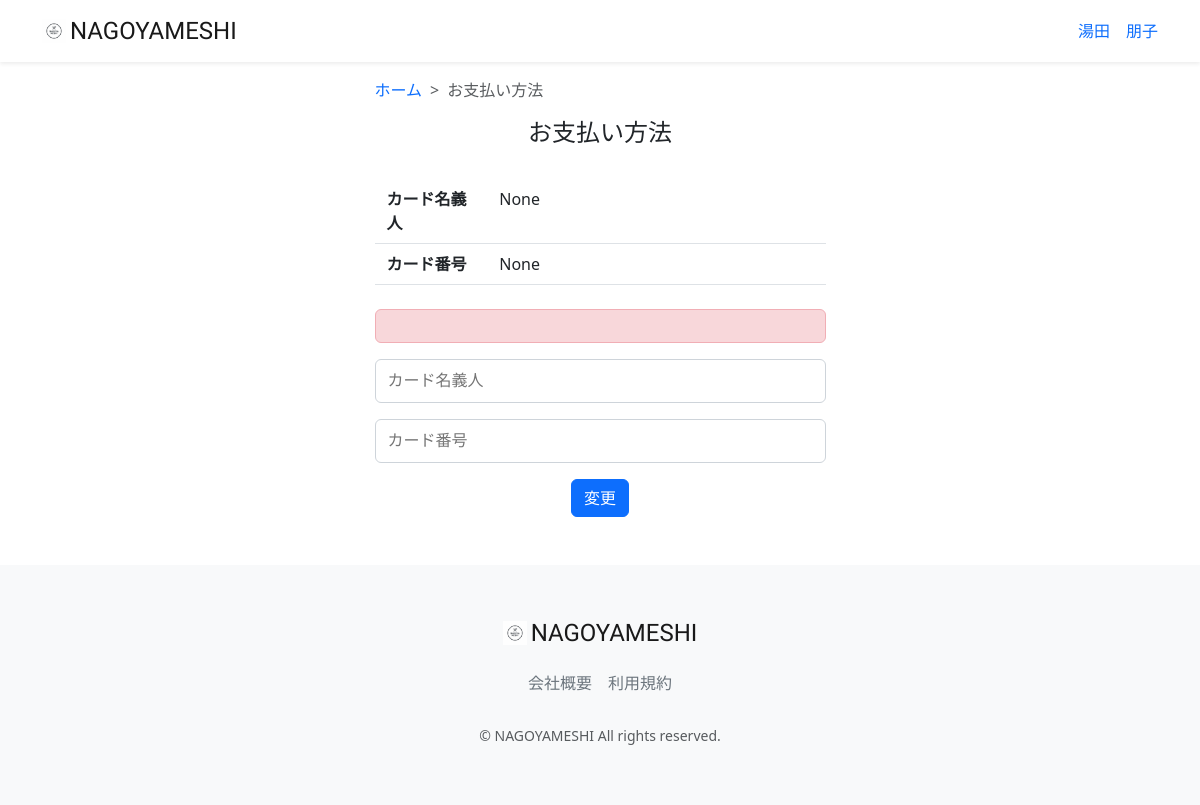
Screenshot of /accounts/subscribe-payment/ (signed in) with the database file from the repository.
### accounts/models.py (models this page shows, shortened)
class CustomUser(AbstractUser):
    user_name = models.CharField(max_length=128, null=True, blank=True,verbose_name='ユーザー名前')
    hurigana = models.CharField(max_length=128, null=True, blank=True,verbose_name='フリガナ')
    zip_code = models.CharField(max_length=16, null=True, blank=True,verbose_name='郵便番号')
    address = models.CharField(max_length=255, null=True, blank=True,verbose_name='住所')
    phone_number = models.CharField(max_length=20, null=True, blank=True,verbose_name='電話番号')
    birthday = models.CharField(max_length=20, null=True, blank=True,verbose_name='誕生日')
    job = models.CharField(max_length=255, null=True, blank=True,verbose_name='職業')
    is_subscribed = models.BooleanField(default=False, verbose_name='有料会員')
    card_name = models.CharField(max_length=128, null=True, blank=True,verbose_name='カード名義')
    card_number = models.CharField(max_length=128, null=True, blank=True,verbose_name='カード番号')
    class Meta:
        verbose_name_plural = 'CustomUser'

### accounts/views.py (the view, shortened to what this page needs)
# urls.py: path("subscribe-payment/", views.SubscribePaymentView.as_view(),name="subscribe_payment"),
class SubscribePaymentView(View):
    template = 'subscribe/subscribe_payment.html'
    def get(self, request):
        user_id = request.user.id
        user = models.CustomUser.objects.get(id=user_id)
        context = {'user': user}
        return render(self.request, self.template, context)

### accounts/templates/subscribe/subscribe_payment.html (shortened to what this page needs)
{% extends "layout/base.html" %}
{% load static %}
{% block content %}
<main>
  <div class="container nagoyameshi-container pb-5">
    <div class="row justify-content-center">
      <div class="col-xl-5 col-lg-6 col-md-8">
        <nav class="my-3" style="--bs-breadcrumb-divider: '>';" aria-label="breadcrumb">
          <ol class="breadcrumb mb-0">
            <li class="breadcrumb-item"><a href="{% url 'top_page' %}">ホーム</a></li>
            <li class="breadcrumb-item active" aria-current="page">お支払い方法</li>
          </ol>
        </nav>
        <h1 class="mb-3 text-center" id="test">お支払い方法</h1>
          <div class="container mb-4"><br/>
            <div class="row pb-2 mb-2 border-bottom">
              <div class="col-3">
                <span class="fw-bold">カード名義人</span>
              </div>
                <div class="col">
                  <span>{{ user.card_name }}</span>
                </div>
            </div>
            <div class="row pb-2 mb-2 border-bottom">
              <div class="col-3">
                <span class="fw-bold">カード番号</span>
              </div>
                <div class="col">
                  <span>{{ user.card_number }}</span>
                </div>
            </div>
          </div>
          <div class="alert alert-danger card-error" id="card-error" role="alert">
          </div>
            <form id="card-form" method="post" enctype='multipart/form-data'>
              <input class="card-holder-name mb-3" id="card-holder-name" name="card_name" type="text" placeholder="カード名義人" required>
              <input class="card-holder-name mb-3" id="card-holder-number" name="card_number" type="text" placeholder="カード番号" required>
              <div class="d-flex justify-content-center">
                <button class="btn btn-primary text-white shadow-smw-50" id="card-button">変更</button>
              </div>
            </form>
          </div>
        </div>
      </div>
    </div>
{% endblock %}

### restaurant/templates/layout/base.html (shortened to what this page needs)
{% load static %}
<!DOCTYPE html>
<html lang="ja">
  <head>
      <link href="https://cdn.jsdelivr.net/npm/bootstrap@5.3.3/dist/css/bootstrap.min.css" rel="stylesheet">
      <link href="{% static 'css/nagoyameshi.css' %}" rel="stylesheet">
  </head>
  <body>
    <div id="app" class="wrapper">
      <nav class="navbar navbar-expand-md navbar-light bg-white shadow-sm">
        <div class="container nagoyameshi-container">
          <a class="navbar-brand app-name" href="{% url 'top_page' %}">
            <div class="d-flex align-items-center">
              <img class="nagoyameshi-logo me-1" src="{% static 'images/logo/logo.png' %}" alt="nagoyameshi">NAGOYAMESHI</div>
          </a>
          <div class="collapse navbar-collapse" id="navbarSupportedContent">
            <ul class="navbar-nav ms-auto">
              {% if user.is_subscribed %}
                <li class="nav-item dropdown">
                  <a id="navbarDropdown" class="nav-linkdropdown-toggle" href="#" role="button" data-bs-toggle="dropdown" aria-haspopup="true" aria-expanded="false" v-pre>{{ user.user_name }}</a>
                  <div class="dropdown-menu dropdown-menu-end" aria-labelledby="navbarDropdown">
                    <a class="dropdown-item"  href="{% url 'user_detail' user.id %}">会員情報</a>
                    <a class="dropdown-item" href="{% url 'reservation_list' %}">予約一覧</a>
                    <a class="dropdown-item" href="{% url 'favorite_list' %}">お気に入り一覧</a>
                    <a class="dropdown-item"  href="{% url 'subscribe_payment' %}">お支払い方法</a>
                    <a class="dropdown-item" href="{% url 'subscribe_cancel' %}">有料プラン解約</a>
                    <div class="dropdown-divider"></div>
                    <a class="dropdown-item" href="{% url 'account_logout' %}">ログアウト</a>
                  </div>
                </li>
              {% else %}
                {% if user.is_authenticated %}
                  <li class="nav-item dropdown">
                    <a id="navbarDropdown" class="nav-linkdropdown-toggle" href="#" role="button" data-bs-toggle="dropdown" aria-haspopup="true" aria-expanded="false" v-pre>{{ user.user_name }}</a>
            </li>
                  {% endif %}
                  {% endif %}
            </ul>
          </div>
        </div>
      </nav>
    {% block content %}
    {% endblock %}
      <footer class="bg-light">
        <div class="d-flex justify-content-center footer-logo">
            <a class="navbar-brand app-name" href="{% url 'top_page' %}">
              <div class="d-flex align-items-center"><img class="nagoyameshi-logo me-1" src="{% static 'images/logo/logo.png' %}" alt="nagoyameshi">NAGOYAMESHI</div>
            </a>
        </div>
        <div class="d-flex justify-content-center footer-link">
          <a href="{% url 'company_page' %}" class="link-secondary me-3">会社概要</a>
          <a href="{% url 'terms_page' %}" class="link-secondary">利用規約</a>
        </div>
        <p class="text-center text-muted small mb-0">&copy; NAGOYAMESHI All rights reserved.</p>
      </footer>
  </body>
</html>

### static/css/nagoyameshi.css (style rules this page uses)
.wrapper { min-height: 100vh; position: relative; padding-bottom: 240px; box-sizing: border-box; }
.nagoyameshi-logo { height: 24px; }
.app-name { font-family: 'Carter One', cursive; font-size: 24px; color: #191919; }
footer { width: 100%; height: 240px; position: absolute; bottom: 0; padding: 50px 15px; }
.footer-logo { margin-bottom: 20px; }
.footer-link { margin-bottom: 30px; }
h1 { font-size: 1.5rem; }
a { text-decoration: none !important; }
.card-holder-name, .card-element { border-radius: .375rem; padding: 12px; border: 1px solid #ced4da; height: 44px; width: 100%; background: white; }
.card-holder-name { font-family: sans-serif; outline: none; }

### rows the page displays
CustomUser: user_name "湯田 朋子", card_name "None", card_number "None"
